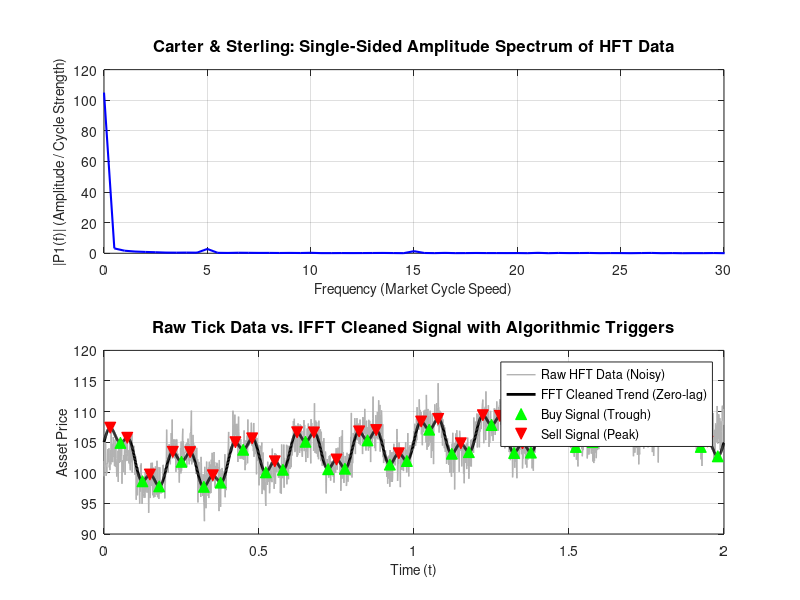

Reproduce this figure in MATLAB.
% ==========================================================
% CARTER & STERLING — QUANTITATIVE RESEARCH & ENGINEERING
% ==========================================================
% Project: HFT Spectral Filtering & Cycle Detection (FFT)
% Author: Abzhamiev Bekdaulet, CEO
% Environment: GNU Octave
% ==========================================================

clear all; close all; clc;

disp('--- Carter & Sterling: Initializing FFT Market Filter ---');

%% 1. Генерация высокочастотных синтетических данных (HFT Tick Data)
disp('1. Generating synthetic HFT tick data...');
Fs = 1000;            % Частота дискретизации (например, тиков в час)
T = 1/Fs;             % Период
L = 2000;             % Длина временного ряда
t = (0:L-1)*T;        % Вектор времени

% Моделируем "истинные" макро-циклы рынка (скрытые низкочастотные волны)
trend = 100 + 5 * t;           % Базовый восходящий тренд (DC offset)
cycle1 = 3 * sin(2*pi*5*t);    % Доминирующий цикл 1 (медленный, частота 5)
cycle2 = 1.5 * sin(2*pi*15*t); % Вторичный цикл 2 (быстрый, частота 15)

% Добавляем микроструктурный шум (Bid-Ask bounce, случайные сделки)
noise = 2 * randn(size(t));

% Итоговый "сырой" временной ряд (Raw Price)
raw_price = trend + cycle1 + cycle2 + noise;

%% 2. Применение Быстрого Преобразования Фурье (FFT)
disp('2. Computing Fast Fourier Transform (FFT)...');
Y = fft(raw_price);

% Расчет двустороннего и одностороннего спектра амплитуд для визуализации
P2 = abs(Y/L);
P1 = P2(1:L/2+1);
P1(2:end-1) = 2*P1(2:end-1);
f = Fs*(0:(L/2))/L;

%% 3. Спектральная фильтрация (Удаление высокочастотного шума)
disp('3. Applying Amplitude Threshold Filter in Frequency Domain...');

% Устанавливаем порог отсечения (амплитуда ниже 0.5 считается белым шумом)
threshold = 0.5;

% Копируем исходный вектор Фурье
Y_filtered = Y;

% Обнуляем все частоты, которые не являются значимыми рыночными циклами
% Важно: нулевая частота (i=1) хранит базовый тренд, её обнулять нельзя
for i = 2:length(Y)
    if (abs(Y(i)/L) < threshold)
        Y_filtered(i) = 0;
    end
end

%% 4. Обратное преобразование Фурье (IFFT) для восстановления сигнала
disp('4. Reconstructing pure market signal via IFFT...');
% Восстанавливаем сигнал, избавляясь от мнимых погрешностей
clean_price = real(ifft(Y_filtered));

%% 5. Генерация торговых сигналов (Derivative-based Triggers)
disp('5. Generating Entry/Exit algorithmic trading signals...');
% Используем первую производную очищенного сигнала для поиска экстремумов
delta_price = diff(clean_price);

buy_signals = [];
sell_signals = [];

% Ищем моменты, когда производная пересекает ноль
for i = 2:length(delta_price)
    if delta_price(i-1) < 0 && delta_price(i) > 0
        buy_signals = [buy_signals, i]; % Локальный минимум (Дно -> Покупаем)
    elseif delta_price(i-1) > 0 && delta_price(i) < 0
        sell_signals = [sell_signals, i]; % Локальный максимум (Пик -> Продаем)
    end
end

%% 6. Визуализация результатов (Executive Charts)
disp('6. Plotting Spectral Analysis and Algorithmic Signals...');

figure('Position', [100, 100, 1000, 800]);

% Сабплот 1: Спектрограмма (Амплитудно-частотная характеристика)
subplot(2,1,1);
plot(f, P1, 'b', 'LineWidth', 1.5);
title('Carter & Sterling: Single-Sided Amplitude Spectrum of HFT Data', 'FontSize', 12, 'FontWeight', 'bold');
xlabel('Frequency (Market Cycle Speed)', 'FontSize', 10);
ylabel('|P1(f)| (Amplitude / Cycle Strength)', 'FontSize', 10);
xlim([0 30]); % Показываем только значимый диапазон низких частот
grid on;

% Сабплот 2: Сырые данные vs Очищенный сигнал + Сигналы
subplot(2,1,2);
% Сырой шум
plot(t, raw_price, 'Color', [0.7 0.7 0.7], 'LineWidth', 1); hold on;
% Очищенный тренд (без лага!)
plot(t, clean_price, 'k', 'LineWidth', 2);

% Отмечаем точки входа и выхода
plot(t(buy_signals), clean_price(buy_signals), 'g^', 'MarkerSize', 8, 'MarkerFaceColor', 'g');
plot(t(sell_signals), clean_price(sell_signals), 'rv', 'MarkerSize', 8, 'MarkerFaceColor', 'r');

title('Raw Tick Data vs. IFFT Cleaned Signal with Algorithmic Triggers', 'FontSize', 12, 'FontWeight', 'bold');
xlabel('Time (t)', 'FontSize', 10);
ylabel('Asset Price', 'FontSize', 10);
legend('Raw HFT Data (Noisy)', 'FFT Cleaned Trend (Zero-lag)', 'Buy Signal (Trough)', 'Sell Signal (Peak)', 'Location', 'best');
grid on;
hold off;

disp('--- Execution Completed ---');
